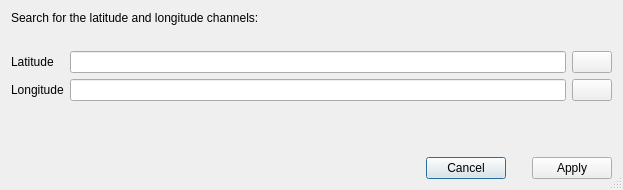
<?xml version="1.0" encoding="UTF-8"?>
<ui version="4.0">
 <class>GPSDialog</class>
 <widget class="QDialog" name="GPSDialog">
  <property name="geometry">
   <rect>
    <x>0</x>
    <y>0</y>
    <width>623</width>
    <height>190</height>
   </rect>
  </property>
  <property name="windowTitle">
   <string>GPS channels selection</string>
  </property>
  <property name="windowIcon">
   <iconset resource="resource.qrc">
    <normaloff>:/globe.png</normaloff>:/globe.png</iconset>
  </property>
  <property name="sizeGripEnabled">
   <bool>true</bool>
  </property>
  <layout class="QGridLayout" name="gridLayout" rowstretch="0,0,0,0,1,0">
   <item row="0" column="0" colspan="3">
    <widget class="QLabel" name="label_3">
     <property name="text">
      <string>Search for the latitude and longitude channels:</string>
     </property>
    </widget>
   </item>
   <item row="5" column="0" colspan="3">
    <layout class="QHBoxLayout" name="horizontalLayout" stretch="1,0,0,0">
     <item>
      <spacer name="horizontalSpacer">
       <property name="orientation">
        <enum>Qt::Horizontal</enum>
       </property>
       <property name="sizeHint" stdset="0">
        <size>
         <width>40</width>
         <height>20</height>
        </size>
       </property>
      </spacer>
     </item>
     <item>
      <widget class="QPushButton" name="cancel_btn">
       <property name="text">
        <string>Cancel</string>
       </property>
      </widget>
     </item>
     <item>
      <spacer name="horizontalSpacer_2">
       <property name="orientation">
        <enum>Qt::Horizontal</enum>
       </property>
       <property name="sizeHint" stdset="0">
        <size>
         <width>20</width>
         <height>20</height>
        </size>
       </property>
      </spacer>
     </item>
     <item>
      <widget class="QPushButton" name="apply_btn">
       <property name="text">
        <string>Apply</string>
       </property>
      </widget>
     </item>
    </layout>
   </item>
   <item row="2" column="1">
    <widget class="QLineEdit" name="latitude"/>
   </item>
   <item row="2" column="2">
    <widget class="QPushButton" name="search_latitude_btn">
     <property name="text">
      <string/>
     </property>
     <property name="icon">
      <iconset resource="resource.qrc">
       <normaloff>:/search.png</normaloff>:/search.png</iconset>
     </property>
    </widget>
   </item>
   <item row="3" column="0">
    <widget class="QLabel" name="label_2">
     <property name="text">
      <string>Longitude</string>
     </property>
    </widget>
   </item>
   <item row="2" column="0">
    <widget class="QLabel" name="label">
     <property name="text">
      <string>Latitude</string>
     </property>
    </widget>
   </item>
   <item row="3" column="2">
    <widget class="QPushButton" name="search_longitude_btn">
     <property name="text">
      <string/>
     </property>
     <property name="icon">
      <iconset resource="resource.qrc">
       <normaloff>:/search.png</normaloff>:/search.png</iconset>
     </property>
    </widget>
   </item>
   <item row="1" column="0">
    <spacer name="verticalSpacer">
     <property name="orientation">
      <enum>Qt::Vertical</enum>
     </property>
     <property name="sizeHint" stdset="0">
      <size>
       <width>20</width>
       <height>20</height>
      </size>
     </property>
    </spacer>
   </item>
   <item row="3" column="1">
    <widget class="QLineEdit" name="longitude"/>
   </item>
   <item row="4" column="0">
    <spacer name="verticalSpacer_2">
     <property name="orientation">
      <enum>Qt::Vertical</enum>
     </property>
     <property name="sizeHint" stdset="0">
      <size>
       <width>20</width>
       <height>40</height>
      </size>
     </property>
    </spacer>
   </item>
  </layout>
 </widget>
 <tabstops>
  <tabstop>latitude</tabstop>
  <tabstop>longitude</tabstop>
  <tabstop>apply_btn</tabstop>
  <tabstop>search_latitude_btn</tabstop>
  <tabstop>search_longitude_btn</tabstop>
  <tabstop>cancel_btn</tabstop>
 </tabstops>
 <resources>
  <include location="resource.qrc"/>
 </resources>
 <connections/>
</ui>
